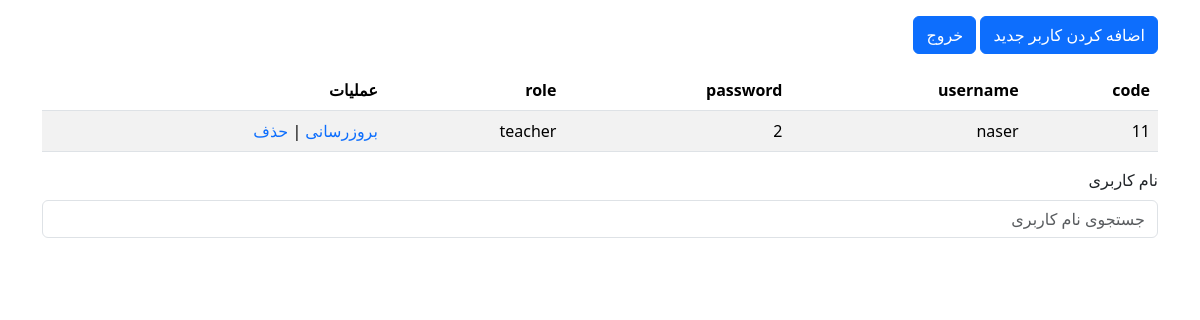
The app's page /admin/user-list.php?username=naser (signed in) with its own data.
### tables this page shows
CREATE TABLE `user` (
  `user_code` int(11) NOT NULL,
  `username` varchar(50) NOT NULL,
  `password` varchar(50) NOT NULL,
  `role` varchar(50) NOT NULL
);

### admin/user-list.php (the view, shortened to what this page needs)
<!doctype html>
<html lang="en">
<head>
    <link rel="stylesheet" href="../assets/bootstrap-5.3.3-dist/css/bootstrap.rtl.min.css">
    <link rel="stylesheet" href="../assets/style.css">
</head>
<body>
<div class="container">
    <?php
    $user = $_SESSION["user_logged"];
    if($user["role"]  == "student"){
        ?>
        <div class="alert alert-danger" role="alert">
           شما مجوز ورود به این صفحه را ندارید .
            <a href="../login.html" class="alert-link">صفحه ی ورود</a>
        </div>
    <?php
    }
else{
    ?>
    <div class="mb-3 mt-3">
        <a href="user-managment-adduser.php" class="btn btn-primary">اضافه کردن کاربر جدید</a>
        <a href="../logout.php" class="btn btn-primary">خروج</a>
    </div>
    <table class="table table-striped">
        <thead>
        <tr>
            <th scope="col">code</th>
            <th scope="col">username</th>
            <th scope="col">password</th>
            <th scope="col">role</th>
            <th scope="col">عملیات</th>
        </tr>
        </thead>
        <tbody>
        <?php
        $conn = (new my_database())->connection_database;
        if (isset($_GET["username"])) {
            $search_username = $_GET["username"];
            $sql = "SELECT * FROM `user` WHERE `username` LIKE '%$search_username%'";
        } else {
            $sql = "SELECT * FROM `user`";
        }
        $result = $conn->query($sql);
        if ($result->num_rows > 0) {
            while ($row = $result->fetch_assoc()) {
                $user_code = $row["user_code"];
                echo " <tr>
        <td >" . $row["user_code"] . "</td>
        <td>" . $row["username"] . "</td>
        <td>" . $row["password"] . "</td>
        <td>" . $row["role"] . "</td>
        <td>
        <a href=\"user-managment-update.php?user_code=$user_code\">
        بروزرسانی
        </a>
        |
        <a href=\"user-managment-delete.php?user_code=$user_code\" class=''>
        حذف
        </a>
</td>
    </tr>";
            }
        } else {
            echo "0 results";
        }
        ?>
        </tbody>
    </table>
    <form action="" method="get">
        <div class="mb-3 mt-3">
            <label for="username" class="form-label">نام کاربری</label>
            <input type="search" class="form-control" id="username" placeholder="جستجوی نام کاربری" name="username"
                   value="">
        </div>
    </form>
    <?php
}
    ?>
</div>
</body>
</html>

### assets/style.css (style rules this page uses)
body { direction: rtl; }
a { text-decoration: none; }

### records on screen
user: user_code "11", username "naser", password "2", role "teacher"
